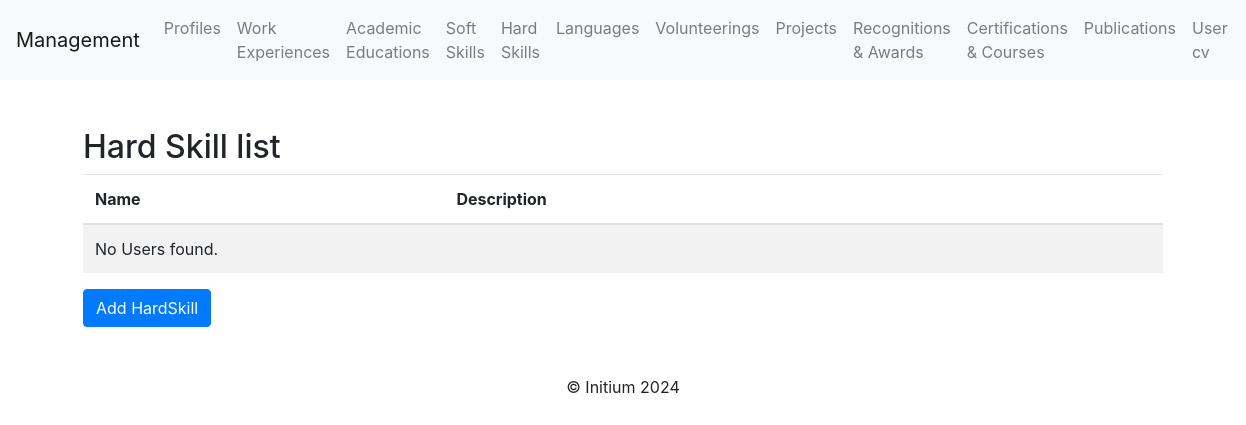
/hard_skills/, run on an earlier commit of the app's database.
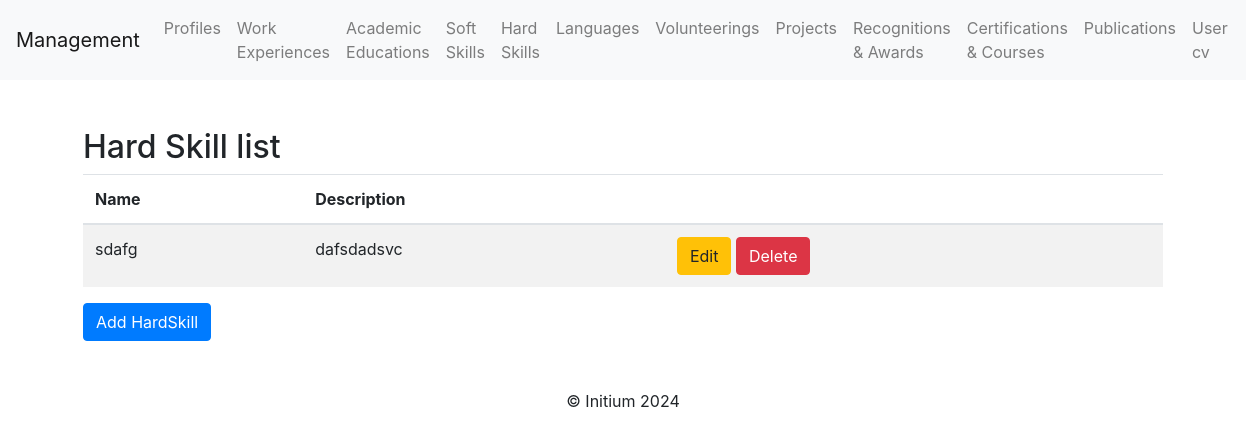
And on a later commit of the database.
### profile_cv/models.py (models this page shows, shortened)
class HardSkillUser(models.Model):
    hard_skill = models.ForeignKey("HardSkill", on_delete=models.CASCADE)  # Name of the skill
    description = models.TextField(blank=True, null=True)  # Optional description
    level_skill = models.IntegerField(max_length= 5)  # Proficiency level of the skill

class HardSkill (models.Model):
    name_hard_skill = models.CharField(max_length=50)  # Name of the skill
    def __str__(self):
        return self.name_hard_skill

### profile_cv/views.py (the view)
# urls.py: path('hard_skills/', hardskill_list, name='hard_skill_list'),
def hardskill_list(request):
    hardskills = HardSkillUser.objects.all()
    return render(request, "hardskill/hardskill_list.html", {"hardskills": hardskills})

### profile_cv/templates/hardskill/hardskill_list.html (shortened to what this page needs)
{% extends 'base.html' %}
{% block content %}
<div class="container mt-5">
    <h2>Hard Skill list</h2>
    <table class="table table-striped">
        <thead>
            <tr>
                <th>Name</th>
                <th>Description</th>
                <th></th>
            </tr>
        </thead>
        <tbody>
            {% for hardskill in hardskills %}
            <tr>
                <td>{{ hardskill.hard_skill }}</td>
                <td>{{ hardskill.description }}</td>
                <td>
                    <a class="btn btn-warning" href="{% url 'hard_skill_update' hardskill.pk %}">Edit</a>
                    <a class="btn btn-danger" href="{% url 'hard_skill_delete' hardskill.pk %}">Delete</a>
                </td>
            </tr>
            {% empty %}
            <tr>
                <td colspan="4">No Users found.</td>
            </tr>
            {% endfor %}
        </tbody>
    </table>
    <a class="btn btn-primary" href="{% url 'hard_skill_create' %}">Add HardSkill</a>
</div>
{% endblock %}

What changed in the data, as far as the page shows it:
added HardSkillUser: hard_skill "sdafg", description "dafsdadsvc"
Also different on the page:
text no longer shown: "No Users found."
